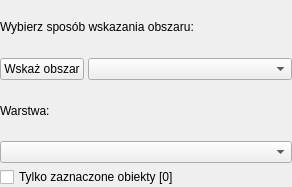
<?xml version="1.0" encoding="UTF-8"?>
<ui version="4.0">
 <class>Form</class>
 <widget class="QWidget" name="Form">
  <property name="geometry">
   <rect>
    <x>0</x>
    <y>0</y>
    <width>292</width>
    <height>187</height>
   </rect>
  </property>
  <property name="windowTitle">
   <string>Form</string>
  </property>
  <layout class="QVBoxLayout" name="verticalLayout_2">
   <property name="leftMargin">
    <number>0</number>
   </property>
   <property name="topMargin">
    <number>0</number>
   </property>
   <property name="rightMargin">
    <number>0</number>
   </property>
   <property name="bottomMargin">
    <number>0</number>
   </property>
   <property name="spacing">
    <number>4</number>
   </property>
   <item>
    <layout class="QVBoxLayout" name="verticalLayout">
     <property name="spacing">
      <number>4</number>
     </property>
     <item>
      <widget class="QLabel" name="selectMethodLabel">
       <property name="text">
        <string>Wybierz sposób wskazania obszaru:</string>
       </property>
      </widget>
     </item>
     <item>
      <layout class="QHBoxLayout" name="horizontalLayoutMethod">
       <item>
        <widget class="QPushButton" name="selectAreaBtn">
         <property name="sizePolicy">
          <sizepolicy hsizetype="Preferred" vsizetype="Fixed">
           <horstretch>0</horstretch>
           <verstretch>0</verstretch>
          </sizepolicy>
         </property>
         <property name="text">
          <string>Wskaż obszar</string>
         </property>
        </widget>
       </item>
       <item>
        <widget class="QComboBox" name="selectMethodCb">
         <property name="sizePolicy">
          <sizepolicy hsizetype="Expanding" vsizetype="Fixed">
           <horstretch>0</horstretch>
           <verstretch>0</verstretch>
          </sizepolicy>
         </property>
        </widget>
       </item>
      </layout>
     </item>
     <item>
      <widget class="QLabel" name="selectLayerLabel">
       <property name="text">
        <string>Warstwa:</string>
       </property>
      </widget>
     </item>
     <item>
      <widget class="QgsMapLayerComboBox" name="selectLayerCb">
       <property name="enabled">
        <bool>true</bool>
       </property>
      </widget>
     </item>
     <item>
      <widget class="QCheckBox" name="selectLayerFeatsCb">
       <property name="enabled">
        <bool>true</bool>
       </property>
       <property name="text">
        <string>Tylko zaznaczone obiekty [0]</string>
       </property>
      </widget>
     </item>
    </layout>
   </item>
  </layout>
 </widget>
 <customwidgets>
  <customwidget>
   <class>QgsMapLayerComboBox</class>
   <extends>QComboBox</extends>
   <header>qgsmaplayercombobox.h</header>
  </customwidget>
 </customwidgets>
 <resources/>
 <connections/>
</ui>
